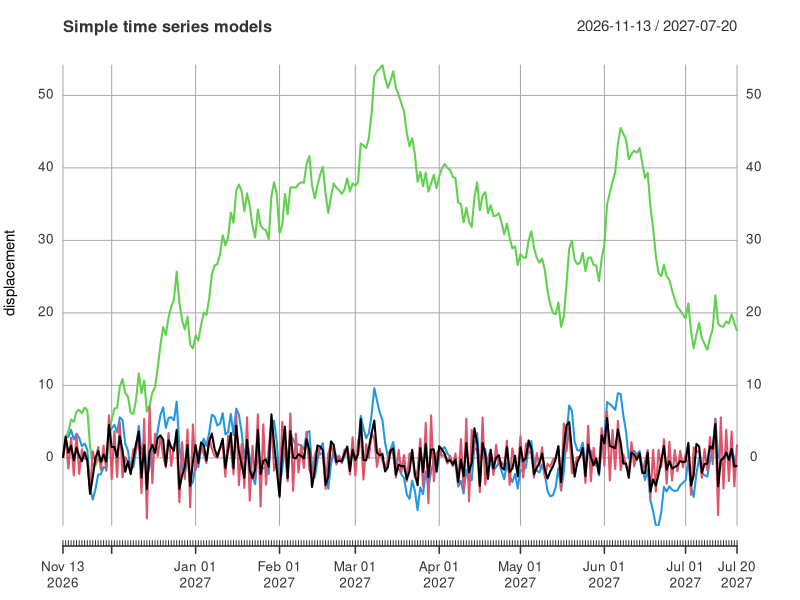
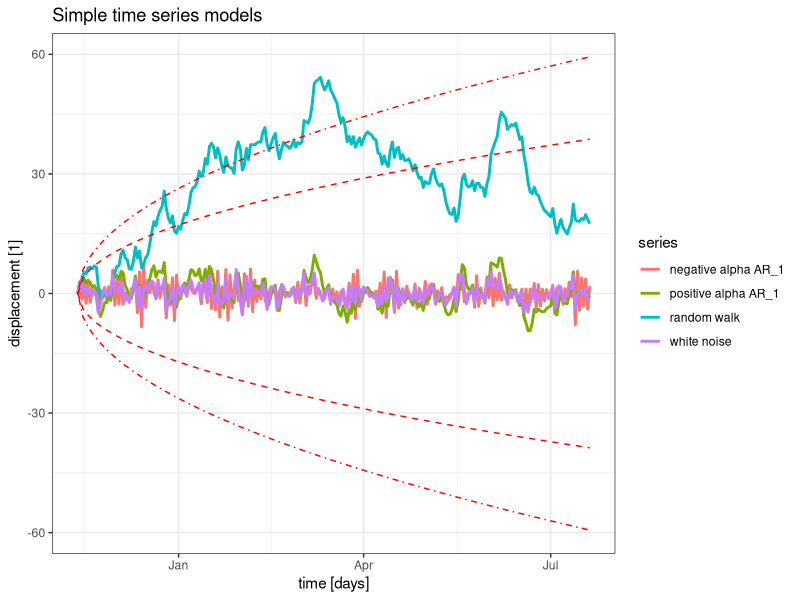
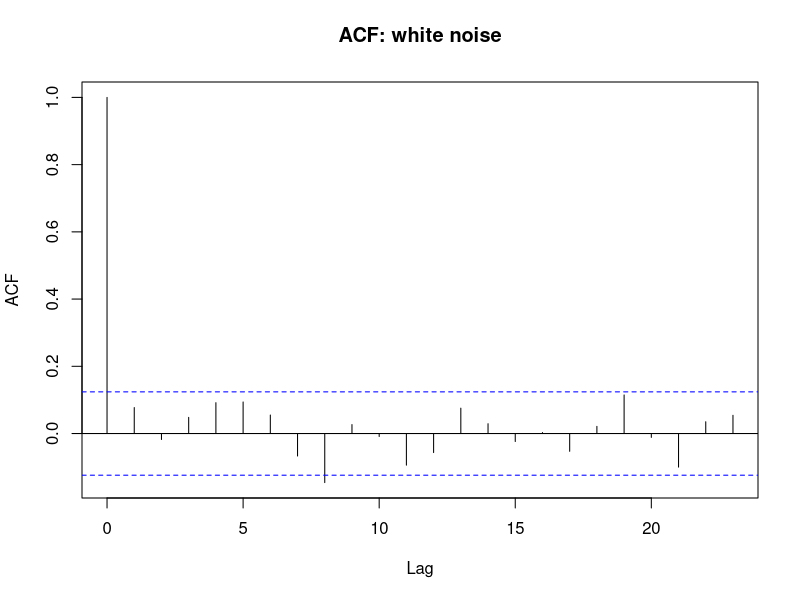
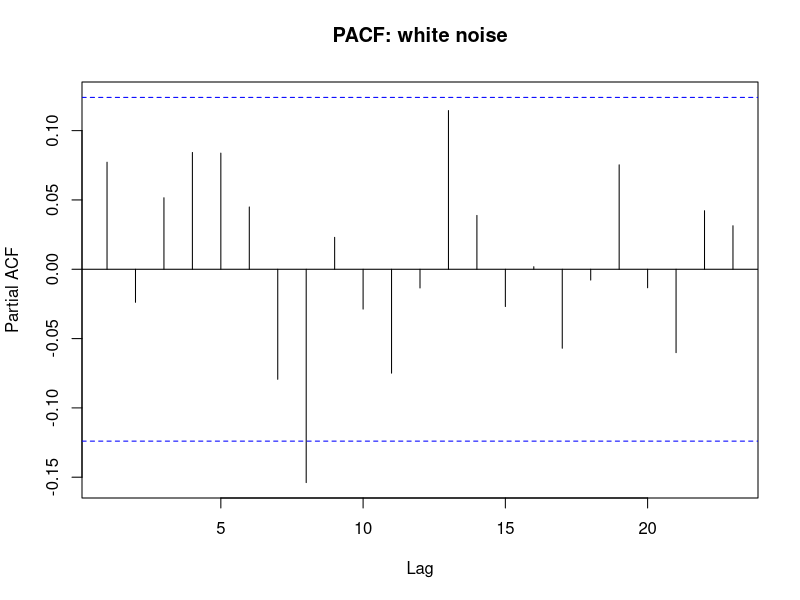
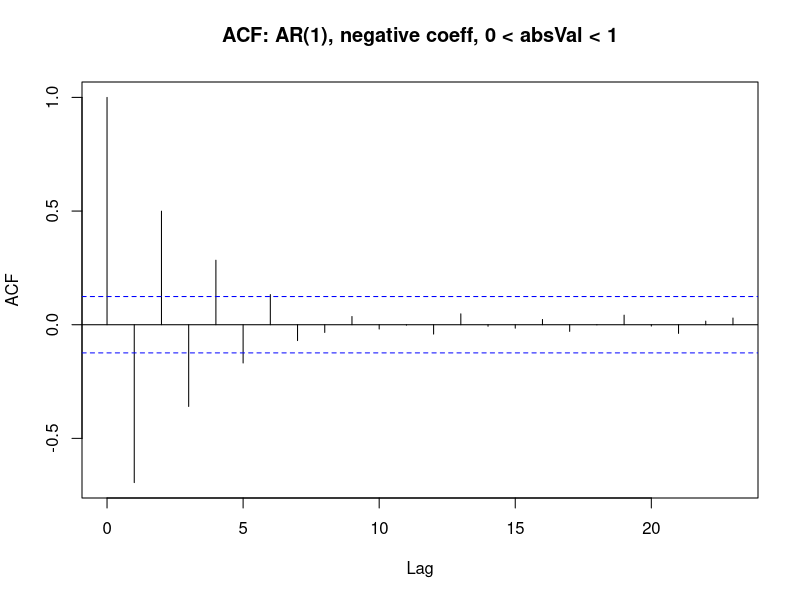
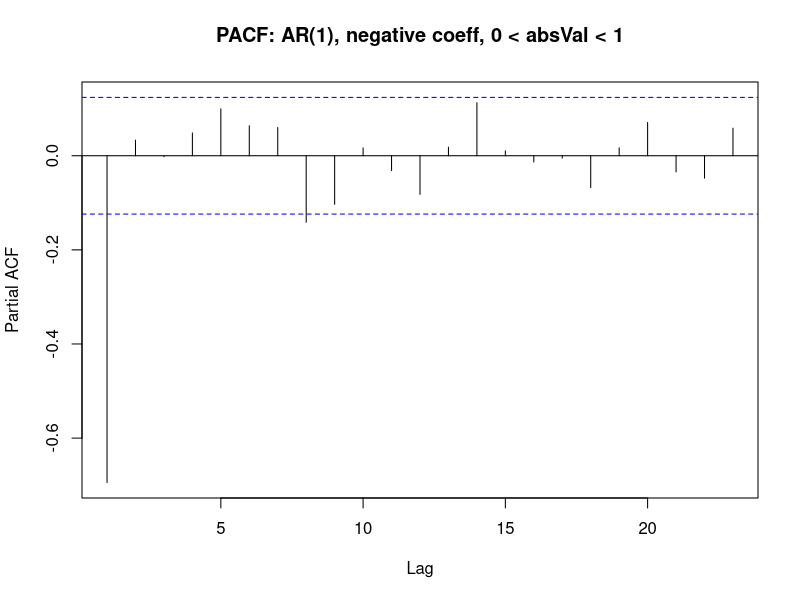
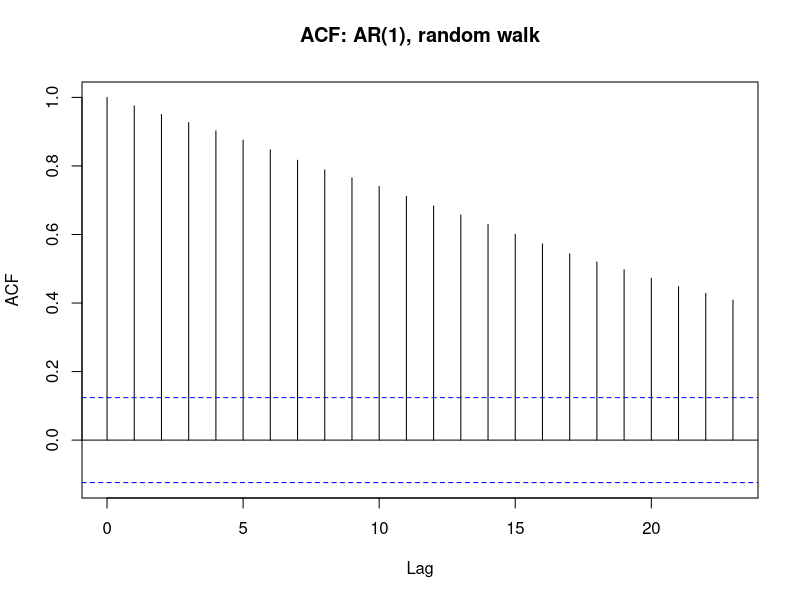
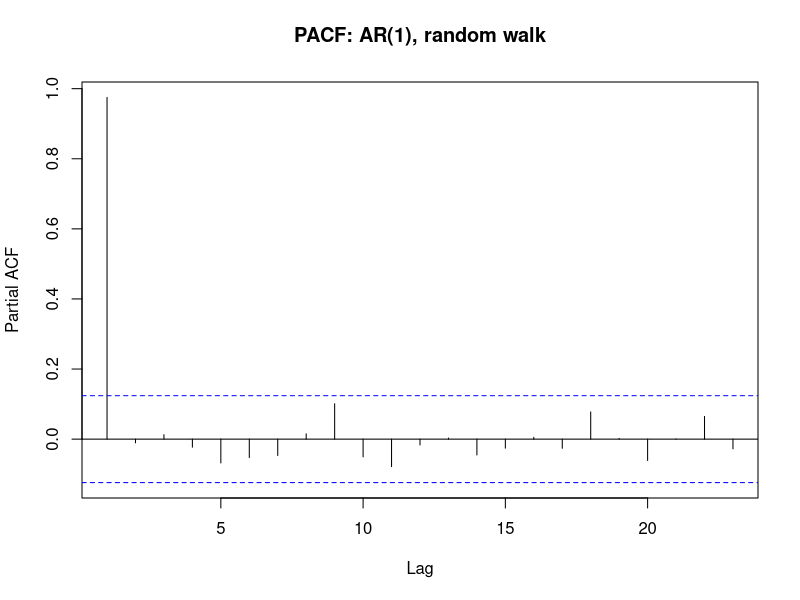

R code for these plots, in order:
################################################################################
# author: Henk van Elst
# file: simpleTimeSeriesModels.R
# date: Sa, 03.10.2020 / Do, 08.10.2020 / So, 24.01.2021 / Di, 26.01.2021
# description: Generation of simple time series: white noise and AR(1), with
#   special case random walk
# Cf.: https://rc2e.com/timeseriesanalysis
################################################################################

graphics.off()
rm(list=ls())

#-------------------------------------------------------------------------------
## Load packages
#-------------------------------------------------------------------------------
library(tidyverse)
library(xts)
library(urca)

#-------------------------------------------------------------------------------
## Specify parameter values
#-------------------------------------------------------------------------------
n <- 250
alpha <- 0.75
sigma <- 2.0

#-------------------------------------------------------------------------------
## Initialise synthetic time series
#-------------------------------------------------------------------------------
time <- Sys.Date() + 0:(n - 1)
y1 <- y2 <- y3 <- y4 <- c(rep(x = 0, times = n))

#-------------------------------------------------------------------------------
## Generate white noise
#-------------------------------------------------------------------------------
# Gaussian white noise
w <-
  rnorm(n = n ,
        mean = 0 ,
        sd = sigma)

# alternative: Gossetian white noise (df = 2)
#w <-
#  rt(n = n , df = 2)

#-------------------------------------------------------------------------------
## Generate synthetic time series
#-------------------------------------------------------------------------------
for (i in 2:n) {
  
  # white noise
  y1[i] <- w[i]
  
  # AR(1): negative coeff, 0 < absVal < 1
  y2[i] <- -alpha * y2[i - 1] + w[i]
  
  # AR(1): random walk
  y3[i] <- y3[i - 1] + w[i]
  
  # AR(1): positive coeff, 0 < absVal < 1
  y4[i] <- alpha * y4[i - 1] + w[i]
}

# Collect data in xts object
y_xts <- xts(x = t(rbind(y1, y2, y3, y4)) ,
             order.by = time)

#-------------------------------------------------------------------------------
# Definition: lines representing quantiles of N(0, sigma^2), scaled by sqrt(t)
#-------------------------------------------------------------------------------
quantileLineNorm <- function(x,
                             sign = 1,
                             prob = 0.89,
                             sigma = 1.0) {
  t1 <- (x - Sys.Date())
  t2 <- as.numeric(t1)
  out <- sign * qnorm(p = prob, mean = 0, sd = sigma) * sqrt(t2)
  return(out)
}

#-------------------------------------------------------------------------------
## Visualisation
#-------------------------------------------------------------------------------
plot.xts(
  x = y_xts ,
  main = "Simple time series models" ,
  xlab = "time" ,
  ylab = "displacement"
)

# https://stackoverflow.com/questions/38597464/multiple-time-series-in-ggplot2-from-xts-object
mseries <-
  cbind(y_xts$y1 ,
        y_xts$y2 ,
        y_xts$y3 ,
        y_xts$y4)
names(mseries) <-
  c("white noise" ,
    "negative alpha AR_1" ,
    "random walk" ,
    "positive alpha AR_1")
index(mseries) <-
  as.Date(index(mseries))

broom::tidy(x = mseries) %>%
  ggplot(data = .,
         mapping = aes(x = index, y = value, colour = series)) +
  geom_line(size = 1.0) +
  labs(title = "Simple time series models") +
  xlab(label = "time [days]") +
  ylab(label = "displacement [1]") +
  stat_function(
    fun = quantileLineNorm,
    args = list(sign = 1,
                prob = 0.89,
                sigma = sigma),
    linetype = "dashed",
    colour = "red"
  ) +
  stat_function(
    fun = quantileLineNorm,
    args = list(
      sign = -1,
      prob = 0.89,
      sigma = sigma
    ),
    linetype = "dashed",
    colour = "red"
  ) +
  stat_function(
    fun = quantileLineNorm,
    args = list(sign = 1,
                prob = 0.97,
                sigma = sigma),
    linetype = "dotdash",
    colour = "red"
  ) +
  stat_function(
    fun = quantileLineNorm,
    args = list(
      sign = -1,
      prob = 0.97,
      sigma = sigma
    ),
    linetype = "dotdash",
    colour = "red"
  ) +
  theme_bw()

#-------------------------------------------------------------------------------
## Autocorrelation and partial autocorrelation
#-------------------------------------------------------------------------------
# white noise
acf(x = y_xts$y1, main = "ACF: white noise")
pacf(x = y_xts$y1, main = "PACF: white noise")

# AR(1): negative coeff, 0 < absVal < 1
acf(x = y_xts$y2, main = "ACF: AR(1), negative coeff, 0 < absVal < 1")
pacf(x = y_xts$y2, main = "PACF: AR(1), negative coeff, 0 < absVal < 1")

# AR(1): random walk
acf(x = y_xts$y3, main = "ACF: AR(1), random walk")
pacf(x = y_xts$y3, main = "PACF: AR(1), random walk")

# AR(1): positive coeff, 0 < absVal < 1
acf(x = y_xts$y4, main = "ACF: AR(1), positive coeff, 0 < absVal < 1")
pacf(x = y_xts$y4, main = "PACF: AR(1), positive coeff, 0 < absVal < 1")

#-------------------------------------------------------------------------------
## Stationarity tests
#-------------------------------------------------------------------------------
coredata(y_xts) %>%
  apply(
    X = .,
    MARGIN = 2,
    FUN = ur.df,
    type = "none",
    #lags = 32 ,
    selectlags = "AIC"
  ) %>%
  map(function(urca.element) {
    return(
      tibble(
        critical_values = as.data.frame(urca.element@cval) %>%
          filter(row_number() == 1),
        test_statistic = urca.element@teststat
      )
    )
  }) %>%
  map(function(results_table) {
    results_table %>%
      transmute(
        .data = .,
        `0.01` = .$critical_values$`1pct`,
        `0.05` = .$critical_values$`5pct`,
        `0.10` = .$critical_values$`10pct`,
        teststat = .$test_statistic
      )
  }) %>%
  bind_rows(.id = "time_series")

coredata(y_xts) %>%
  apply(
    X = .,
    MARGIN = 2,
    FUN = ur.kpss,
    type = "mu" ,
    lags = "long"
  ) %>%
  map(function(urca.element) {
    return(
      tibble(
        critical_values = as.data.frame(urca.element@cval) %>%
          filter(row_number() == 1),
        test_statistic = urca.element@teststat
      )
    )
  }) %>%
  map(function(results_table) {
    results_table %>%
      transmute(
        .data = .,
        `0.01` = .$critical_values$`1pct`,
        `0.05` = .$critical_values$`5pct`,
        `0.10` = .$critical_values$`10pct`,
        teststat = .$test_statistic
      )
  }) %>%
  bind_rows(.id = "time_series")

#-------------------------------------------------------------------------------
## Generate synthetic lag-1-difference time series
#-------------------------------------------------------------------------------
y_diff_xts <- diff(x = y_xts, lag = 1) %>%
  na.omit(object = .)

#-------------------------------------------------------------------------------
## Visualisation
#-------------------------------------------------------------------------------
plot.xts(
  x = y_diff_xts ,
  main = "Simple lag-1-difference time series models" ,
  xlab = "time" ,
  ylab = "lag-1-difference displacement"
)

# https://stackoverflow.com/questions/38597464/multiple-time-series-in-ggplot2-from-xts-object
mseries2 <-
  cbind(y_diff_xts$y1 ,
        y_diff_xts$y2 ,
        y_diff_xts$y3 ,
        y_diff_xts$y4)
names(mseries2) <-
  c("white noise lag 1" ,
    "negative alpha AR_1 lag 1" ,
    "random walk lag 1" ,
    "positive alpha AR_1 lag 1")
index(mseries2) <-
  as.Date(index(mseries2))

broom::tidy(x = mseries2) %>%
  ggplot(data = .,
         mapping = aes(x = index, y = value, colour = series)) +
  geom_line(size = 1.0) +
  labs(title = "Simple lag-1-difference time series models") +
  xlab(label = "time [days]") +
  ylab(label = "lag-1-difference displacement [1]") +
  stat_function(
    fun = quantileLineNorm,
    args = list(sign = 1,
                prob = 0.89,
                sigma = sigma),
    linetype = "dashed",
    colour = "red"
  ) +
  stat_function(
    fun = quantileLineNorm,
    args = list(
      sign = -1,
      prob = 0.89,
      sigma = sigma
    ),
    linetype = "dashed",
    colour = "red"
  ) +
  stat_function(
    fun = quantileLineNorm,
    args = list(sign = 1,
                prob = 0.97,
                sigma = sigma),
    linetype = "dotdash",
    colour = "red"
  ) +
  stat_function(
    fun = quantileLineNorm,
    args = list(
      sign = -1,
      prob = 0.97,
      sigma = sigma
    ),
    linetype = "dotdash",
    colour = "red"
  ) +
  theme_bw()

#-------------------------------------------------------------------------------
## Autocorrelation and partial autocorrelation
#-------------------------------------------------------------------------------
# white noise
acf(x = y_diff_xts$y1,
    na.action = na.pass,
    main = "ACF: lag-1-difference white noise")
pacf(x = y_diff_xts$y1,
     na.action = na.pass,
     main = "PACF: lag-1-difference white noise")

# AR(1): negative coeff, 0 < absVal < 1
acf(x = y_diff_xts$y2,
    na.action = na.pass,
    main = "ACF: lag-1-difference AR(1), negative coeff, 0 < absVal < 1")
pacf(x = y_diff_xts$y2,
     na.action = na.pass,
     main = "PACF: lag-1-difference AR(1), negative coeff, 0 < absVal < 1")

# AR(1): random walk
acf(x = y_diff_xts$y3,
    na.action = na.pass,
    main = "ACF: lag-1-difference AR(1), random walk")
pacf(x = y_diff_xts$y3,
     na.action = na.pass,
     main = "PACF: lag-1-difference AR(1), random walk")

# AR(1): positive coeff, 0 < absVal < 1
acf(x = y_diff_xts$y4,
    na.action = na.pass,
    main = "ACF: lag-1-difference AR(1), positive coeff, 0 < absVal < 1")
pacf(x = y_diff_xts$y4,
     na.action = na.pass,
     main = "PACF: lag-1-difference AR(1), positive coeff, 0 < absVal < 1")

#-------------------------------------------------------------------------------
## Stationarity tests
#-------------------------------------------------------------------------------
coredata(y_diff_xts) %>%
  apply(
    X = .,
    MARGIN = 2,
    FUN = ur.df,
    type = "none",
    #lags = 32 ,
    selectlags = "AIC"
  ) %>%
  map(function(urca.element) {
    return(
      tibble(
        critical_values = as.data.frame(urca.element@cval) %>%
          filter(row_number() == 1),
        test_statistic = urca.element@teststat
      )
    )
  }) %>%
  map(function(results_table) {
    results_table %>%
      transmute(
        .data = .,
        `0.01` = .$critical_values$`1pct`,
        `0.05` = .$critical_values$`5pct`,
        `0.10` = .$critical_values$`10pct`,
        teststat = .$test_statistic
      )
  }) %>%
  bind_rows(.id = "time_series")

coredata(y_diff_xts) %>%
  apply(
    X = .,
    MARGIN = 2,
    FUN = ur.kpss,
    type = "mu" ,
    lags = "long"
  ) %>%
  map(function(urca.element) {
    return(
      tibble(
        critical_values = as.data.frame(urca.element@cval) %>%
          filter(row_number() == 1),
        test_statistic = urca.element@teststat
      )
    )
  }) %>%
  map(function(results_table) {
    results_table %>%
      transmute(
        .data = .,
        `0.01` = .$critical_values$`1pct`,
        `0.05` = .$critical_values$`5pct`,
        `0.10` = .$critical_values$`10pct`,
        teststat = .$test_statistic
      )
  }) %>%
  bind_rows(.id = "time_series")

################################################################################
################################################################################
